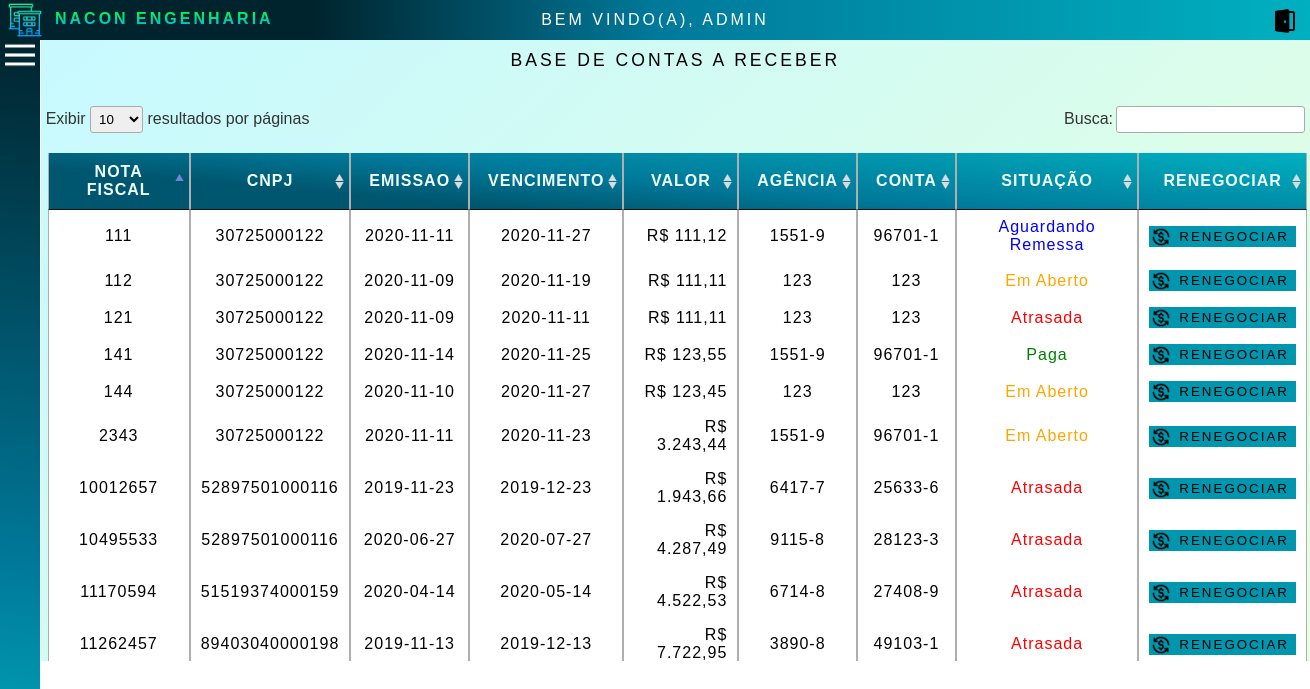
Screenshot of /basecontas.php (signed in) with the database file from the repository.
### tables this page shows
CREATE TABLE `tb_contaareceber` (
  `CO_IDCONTA` int(11) NOT NULL,
  `CO_IDCLIENTE` varchar(30) DEFAULT NULL,
  `CO_DATAEMISSAO` date DEFAULT NULL,
  `CO_DATAVENCIMENTO` date DEFAULT NULL,
  `CO_VALOR` decimal(8,2) NOT NULL,
  `CO_AGENCIA` varchar(7) NOT NULL,
  `CO_BANCO` int(11) NOT NULL,
  `CO_CONTABANCARIA` varchar(8) NOT NULL,
  `CO_SITUACAO` varchar(30) NOT NULL,
  PRIMARY KEY (`CO_IDCONTA`),
  KEY `FK_CONTABANCARIA` (`CO_CONTABANCARIA`),
  KEY `CO_IDCLIENTE` (`CO_IDCLIENTE`),
  CONSTRAINT `FK_CLIENTE_CNPJ` FOREIGN KEY (`CO_IDCLIENTE`) REFERENCES `tb_cliente` (`cl_cnpj`),
  CONSTRAINT `FK_CONTABANCARIA` FOREIGN KEY (`CO_CONTABANCARIA`) REFERENCES `tb_contabancaria` (`cb_contabancaria`),
  CONSTRAINT `tb_contaareceber_ibfk_1` FOREIGN KEY (`CO_IDCLIENTE`) REFERENCES `tb_cliente` (`cl_cnpj`)
);

### basecontas.php (the view, shortened to what this page needs)
<!DOCTYPE html><!DOCTYPE html>
<html lang="pt-br">
<head>
    <link rel="stylesheet" href='css/estilo_menu.css'>
    <link rel="stylesheet" href='css/estilo_bases.css'>
    <link rel="stylesheet" href='script/ordenacao/DataTables/css/jquery.dataTables.css'>
</head>
    <body>
        <header class='cabecalho'>
            <div class='itens-cabecalho'>
            <img src="img/empresa.png" class='logo'>
                <div class='empresa'> NACON ENGENHARIA</div>
                <a href="index.php"><img src="img/sair.png" alt="LogOut" class='logout'></a>
                <div class='user'>
                    Bem Vindo(a),
                    <?php
                        echo($_SESSION['nome']);
                    ?>
                </div>
            </div>
        </header>
        <nav class='navegacao'>
                <img src="img/menu.png" alt="" class='img-menu'>
            </nav>
        <div class='container'>
            <h1>Base de Contas a Receber</h1>
            <div class='container-tabela'>
                <table id='tabela'>
                    <thead>
                        <tr>
                            <th>NOTA FISCAL</th>
                            <th>CNPJ</th>
                            <th>EMISSAO</th>
                            <th>VENCIMENTO</th>
                            <th>VALOR</th>
                            <th>AGÊNCIA</th>
                            <th>CONTA</th>
                            <th>SITUAÇÃO</th>
                            <th>RENEGOCIAR</th>
                        </tr>
                    </thead>
                    <tbody>
                        <?php
                            include('conexao.php');
                            $consulta_escrita = "select * from tb_contaareceber";
                            $consulta = mysqli_query($con, $consulta_escrita);
                            while($row_query = mysqli_fetch_assoc($consulta)){
                                $nf = $row_query['CO_IDCONTA'];
                                $datae = $row_query['CO_DATAEMISSAO'];
                                $datav = $row_query['CO_DATAVENCIMENTO'];
                                $valor = $row_query['CO_VALOR'];
                                $valor = number_format($valor,2, ',','.');
                                $agencia = $row_query['CO_AGENCIA'];
                                $conta = $row_query['CO_CONTABANCARIA'];
                                $situacao = $row_query['CO_SITUACAO'];
                                $cnpj = $row_query['CO_IDCLIENTE'];
                                echo("
                                <tr id='linha'>
                                    <td data-nome='nf'>$nf</td>
                                    <td>$cnpj</td>
                                    <td>$datae</td>
                                    <td>$datav</td>
                                    <td class='valor'>R$ $valor</td>
                                    <td>$agencia</td>
                                    <td>$conta</td>");
                                    if($situacao == 'Atrasada'){
                                        echo("<td class='vermelho'>$situacao</td>");
                                    }else if($situacao == 'Em Aberto'){
                                        echo("<td class='amarelo'>$situacao</td>");
                                    }else if($situacao == 'Aguardando Remessa'){
                                        echo("<td class='azul'>$situacao</td>");
                                    }else if($situacao == 'Paga'){
                                        echo("<td class='verde'>$situacao</td>");
                                    }
                                    echo("<td><button onClick='renegociar(this)' class='btn_renegociar'>RENEGOCIAR</button></td>
                                </tr>
                            ");
                            }
                        ?>
                    </tbody>
                </table>
            </div>
        </div>
    </body>
</html>

### css/estilo_menu.css (style rules this page uses)
* { margin: 0; padding: 0; font-family: Sans-serif; }
html { height: 100%; }
.cabecalho { background: rgb(0,36,46); background: linear-gradient(90deg, rgba(0,36,46,1) 24%, rgba(0,121,154,1) 50%, rgba(0,176,192,1) 100%); height: 40px; position: relative; letter-spacing: 3px; }
.logout { float: right; height: 70%; width: 40px; margin-right: 5px; margin-top: 6px; width: 30px; }
.logo { margin-top:0px; width: 40px; padding-top: 0; display: block; float: left; }
.user { text-transform: uppercase; line-height: 40px; text-align: center; color: white; width: 700px; margin: 0 auto; }
.navegacao { background: rgb(0,176,192); background: linear-gradient(5deg, rgba(0,176,192,1) 25%, rgba(0,121,154,1) 49%, rgba(0,36,46,1) 100%); height: 94%; width: 40px; transition: width .3s; z-index: 1; position: absolute; }
.img-menu { width: 30px; height: 30px; padding-left: 5px; display: inline; position: absolute; margin: 0 auto; }
.empresa { background: -webkit-gradient(linear, left top, left bottom, from(rgba(0,255,64,1)), to(rgba(0,172,255,1))); -webkit-background-clip: text; -webkit-text-fill-color: transparent; margin: 0; padding: 0; width: 300px; margin: 10px; height: 20px; position: absolute; font-weight: bolder; display: block; float: left; margin-left: 50px; }
.container { width: 96.9%; height: 93.5%; position: relative; float: right; background-image: linear-gradient(138deg, rgba(199,249,255,1) 0%, rgba(230,255,223,1) 100%); }
.itens-cabecalho { width: 1300px; margin: 0 auto; }
a { color: white; margin-top: 20px; }

### css/estilo_bases.css (style rules this page uses)
* { margin: 0; padding: 0; }
h1 { text-align: center; letter-spacing: 3px; font-size: 1.1em; text-transform: uppercase; font-variant: small-caps; font-weight: lighter; width: 500px; margin: 10px auto; }
th, td { letter-spacing: 1px; border-left: 1px solid rgb(175, 175, 175); border-right: 1px solid rgb(175, 175, 175); text-align: center; }
thead { position: sticky; top:0; color: azure; background-image: linear-gradient(5deg,rgba(0,86,110,1) 25%, rgba(0,121,154,1) 49%, rgba(0,176,192,1) 100%); }
tr { border:rgb(175, 175, 175) solid 1px; }
.btn_renegociar { background-color: rgb(0,150,174); border: none; padding: 3px 7px; padding-left: 30px; letter-spacing: 2px; background-image: url(../img/rene-preto.png); background-repeat: no-repeat; background-size: 20px; background-position-x: 2px; background-position-y: 1px; cursor: pointer; }
.container-tabela { margin-top: 30px; height: 550px; overflow-y: auto; overflow-x: auto; padding: 5px; }
.valor { text-align: right; }
table { padding-top: 20px; padding-left: 2px; padding-right: 2px; }
a { text-decoration: none; }
.vermelho { color: red; }
.verde { color: green; }
.amarelo { color: orange; }
.azul { color: blue; }

### rows the page displays
tb_contaareceber: CO_IDCONTA "111", CO_IDCLIENTE "30725000122", CO_DATAEMISSAO "2020-11-11", CO_DATAVENCIMENTO "2020-11-27", CO_VALOR "111,12", CO_AGENCIA "1551-9", CO_CONTABANCARIA "96701-1", CO_SITUACAO "Aguardando Remessa"
tb_contaareceber: CO_IDCONTA "112", CO_IDCLIENTE "30725000122", CO_DATAEMISSAO "2020-11-09", CO_DATAVENCIMENTO "2020-11-19", CO_VALOR "111,11", CO_AGENCIA "123", CO_CONTABANCARIA "123", CO_SITUACAO "Em Aberto"
tb_contaareceber: CO_IDCONTA "121", CO_IDCLIENTE "30725000122", CO_DATAEMISSAO "2020-11-09", CO_DATAVENCIMENTO "2020-11-11", CO_VALOR "111,11", CO_AGENCIA "123", CO_CONTABANCARIA "123", CO_SITUACAO "Atrasada"
tb_contaareceber: CO_IDCONTA "141", CO_IDCLIENTE "30725000122", CO_DATAEMISSAO "2020-11-14", CO_DATAVENCIMENTO "2020-11-25", CO_VALOR "123,55", CO_AGENCIA "1551-9", CO_CONTABANCARIA "96701-1", CO_SITUACAO "Paga"
tb_contaareceber: CO_IDCONTA "144", CO_IDCLIENTE "30725000122", CO_DATAEMISSAO "2020-11-10", CO_DATAVENCIMENTO "2020-11-27", CO_VALOR "123,45", CO_AGENCIA "123", CO_CONTABANCARIA "123", CO_SITUACAO "Em Aberto"
tb_contaareceber: CO_IDCONTA "2343", CO_IDCLIENTE "30725000122", CO_DATAEMISSAO "2020-11-11", CO_DATAVENCIMENTO "2020-11-23", CO_VALOR "3.243,44", CO_AGENCIA "1551-9", CO_CONTABANCARIA "96701-1", CO_SITUACAO "Em Aberto"
tb_contaareceber: CO_IDCONTA "10012657", CO_IDCLIENTE "52897501000116", CO_DATAEMISSAO "2019-11-23", CO_DATAVENCIMENTO "2019-12-23", CO_VALOR "1.943,66", CO_AGENCIA "6417-7", CO_CONTABANCARIA "25633-6", CO_SITUACAO "Atrasada"
tb_contaareceber: CO_IDCONTA "10495533", CO_IDCLIENTE "52897501000116", CO_DATAEMISSAO "2020-06-27", CO_DATAVENCIMENTO "2020-07-27", CO_VALOR "4.287,49", CO_AGENCIA "9115-8", CO_CONTABANCARIA "28123-3", CO_SITUACAO "Atrasada"
tb_contaareceber: CO_IDCONTA "11170594", CO_IDCLIENTE "51519374000159", CO_DATAEMISSAO "2020-04-14", CO_DATAVENCIMENTO "2020-05-14", CO_VALOR "4.522,53", CO_AGENCIA "6714-8", CO_CONTABANCARIA "27408-9", CO_SITUACAO "Atrasada"
tb_contaareceber: CO_IDCONTA "11262457", CO_IDCLIENTE "89403040000198", CO_DATAEMISSAO "2019-11-13", CO_DATAVENCIMENTO "2019-12-13", CO_VALOR "7.722,95", CO_AGENCIA "3890-8", CO_CONTABANCARIA "49103-1", CO_SITUACAO "Atrasada"

### other values shown
$_SESSION['nome'] "ADMIN"
